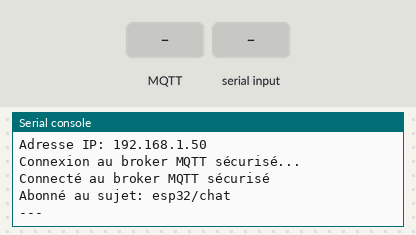
This program was run on a simulated ESP32 board running MicroPython. Shown: the last lines printed to the serial console. Inputs (shaded band) come from the test bench. WiFi joins after 1.5 s; no MQTT or app messages arrive unless stated.

Above: at 3.3 s.
3.4 s: MQTT message "1" arrives on the first subscribed topic
At 3.9 s:
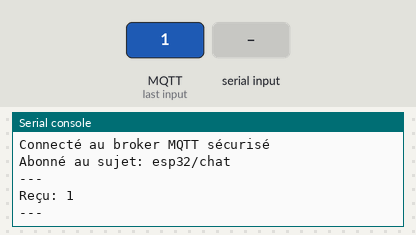
4.9 s: "1" typed at the serial console, then Enter
At 6.1 s:
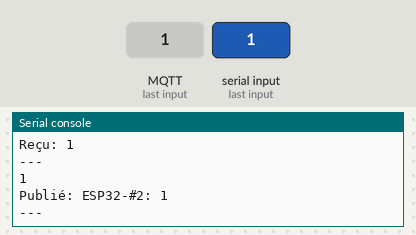
6.4 s: MQTT message "on" arrives on the first subscribed topic
At 7.4 s:
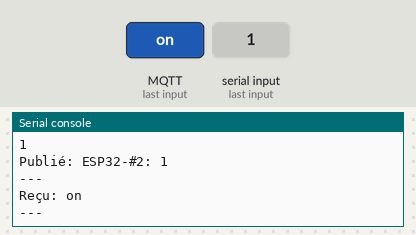
7.9 s: MQTT message "off" arrives on the first subscribed topic
At 8.5 s:
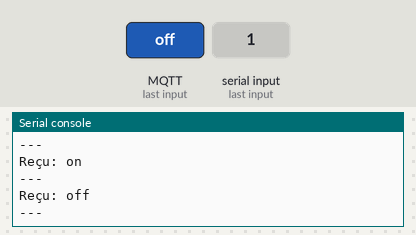

The program:

main.py
```python
import network
import time
import sys
from umqtt.simple import MQTTClient

# Configuration Wi-Fi et MQTT
ssid = "Wokwi-GUEST"  # SSID du Wi-Fi
password = ""         # Mot de passe du Wi-Fi (vide pour Wokwi-GUEST)
mqtt_server = "broker.hivemq.com"  # Broker MQTT public
mqtt_port = 8883      # Port MQTT sécurisé (SSL/TLS)
topic = "esp32/chat"  # Sujet partagé pour les ESP32
client_id = "ESP32-#2"  # Identifiant unique du client MQTT

# Configuration Wi-Fi
def connect_to_wifi():
    wlan = network.WLAN(network.STA_IF)
    wlan.active(True)
    wlan.connect(ssid, password)

    print("Connexion au WiFi...")
    while not wlan.isconnected():
        print(".", end="")
        time.sleep(1)
    print("\nConnecté au WiFi")
    print("Adresse IP:", wlan.ifconfig()[0])

# Callback pour la réception des messages MQTT
def mqtt_callback(topic, msg):
    message = msg.decode('utf-8')
    if message.startswith(client_id):
        return  # Ignorer les messages publiés par ce client
    print("Reçu:", message)
    print("---")

# Configuration MQTT sécurisé
def connect_to_mqtt():
    client = MQTTClient(client_id, mqtt_server, port=mqtt_port, ssl=True)
    client.set_callback(mqtt_callback)

    while True:
        try:
            print("Connexion au broker MQTT sécurisé...")
            client.connect()
            print("Connecté au broker MQTT sécurisé")
            client.subscribe(topic)
            print("Abonné au sujet:", topic)
            client.publish(topic, (client_id + " connected!").encode('utf-8'))
            print("---")
            return client
        except Exception as e:
            print("Échec de connexion:", str(e))
            time.sleep(2)

# Vérifie si une entrée est disponible depuis la console
def input_available():
    import select
    return select.select([sys.stdin], [], [], 0)[0]

# Fonction principale
def main():
    connect_to_wifi()
    mqtt_client = connect_to_mqtt()

    while True:
        try:
            mqtt_client.check_msg()  # Vérifier les nouveaux messages MQTT

            if input_available():  # Si un message est prêt à être lu depuis la console
                message = input().strip()  # Lire le message utilisateur
                full_message = f"{client_id}: {message}"
                mqtt_client.publish(topic, full_message.encode('utf-8'))
                print("Publié:", full_message)
                print("---")

        except OSError:
            print("Erreur de connexion, tentative de reconnexion...")
            mqtt_client = connect_to_mqtt()

# Lancement du programme
try:
    main()
except KeyboardInterrupt:
    print("Programme arrêté.")
```

Measured:
- after the input at 3.4 s, the serial console: prints a new line at once (image 1)
- after the input at 4.9 s, the serial console: prints a new line at once (image 2)
- after the input at 6.4 s, the serial console: prints a new line at once (image 3)
- after the input at 7.9 s, the serial console: prints a new line at once (image 4)
